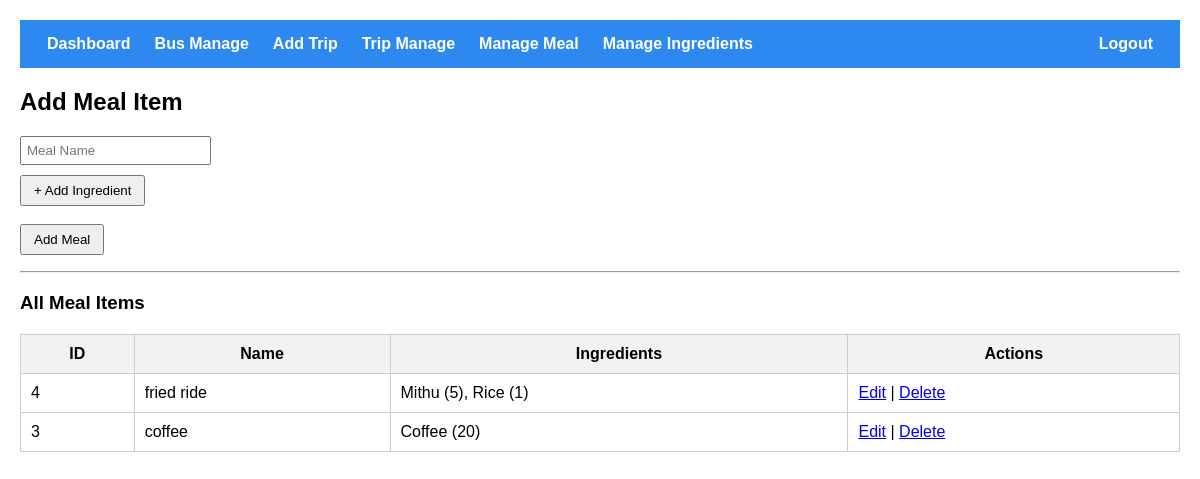
The app's page /meal_items.php, older data.
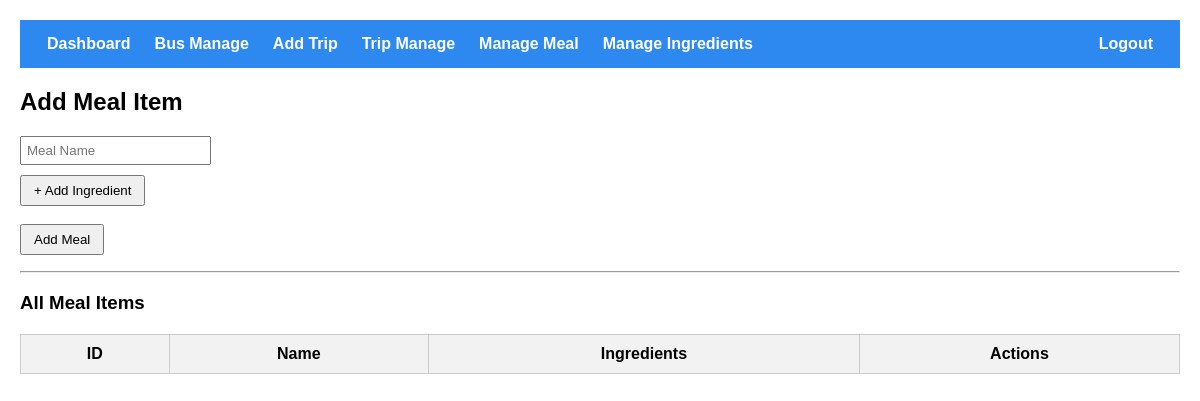
The same page, newer data.
### tables this page shows
CREATE TABLE IF NOT EXISTS `meal_items` (
  `id` int NOT NULL AUTO_INCREMENT,
  `name` varchar(100) NOT NULL,
  PRIMARY KEY (`id`)
);

### meal_items.php (the view, shortened to what this page needs)
<?php
include 'db.php';
include 'navbar.php';
?>
<!DOCTYPE html>
<html>
<head>
</head>
<body>
    <h2>Add Meal Item</h2>
    <form method="POST">
        <input type="text" name="meal_name" placeholder="Meal Name" required><br>
        <button type="button" onclick="addIngredientRow()">+ Add Ingredient</button><br><br>
        <button type="submit" name="add_meal">Add Meal</button>
    </form>
    <hr>
    <h3>All Meal Items</h3>
    <table>
        <tr><th>ID</th><th>Name</th><th>Ingredients</th><th>Actions</th></tr>
        <?php
        $meals = $conn->query("SELECT * FROM meal_items ORDER BY id DESC");
        while ($meal = $meals->fetch_assoc()):
            $mid = $meal['id'];
            $ings = $conn->query("SELECT i.name, mi.quantity FROM meal_ingredients mi
                                  JOIN ingredients i ON mi.ingredient_id = i.id WHERE meal_id=$mid");
            $details = [];
            while ($ing = $ings->fetch_assoc()) {
                $details[] = $ing['name'] . " (" . $ing['quantity'] . ")";
            }
        ?>
            <tr>
                <td><?= $meal['id'] ?></td>
                <td><?= htmlspecialchars($meal['name']) ?></td>
                <td><?= implode(', ', $details) ?></td>
                <td>
                    <a href="edit_meal.php?id=<?= $meal['id'] ?>">Edit</a> |
                    <a href="?delete=<?= $meal['id'] ?>" onclick="return confirm('Delete this meal?')">Delete</a>
                </td>
            </tr>
        <?php endwhile; ?>
    </table>
</body>
</html>

Row changes from the older to the newer data that the page shows:
removed meal_items: id "4", name "fried ride", details "Mithu (5), Rice (1)"
removed meal_items: id "3", name "coffee", details "Coffee (20)"
